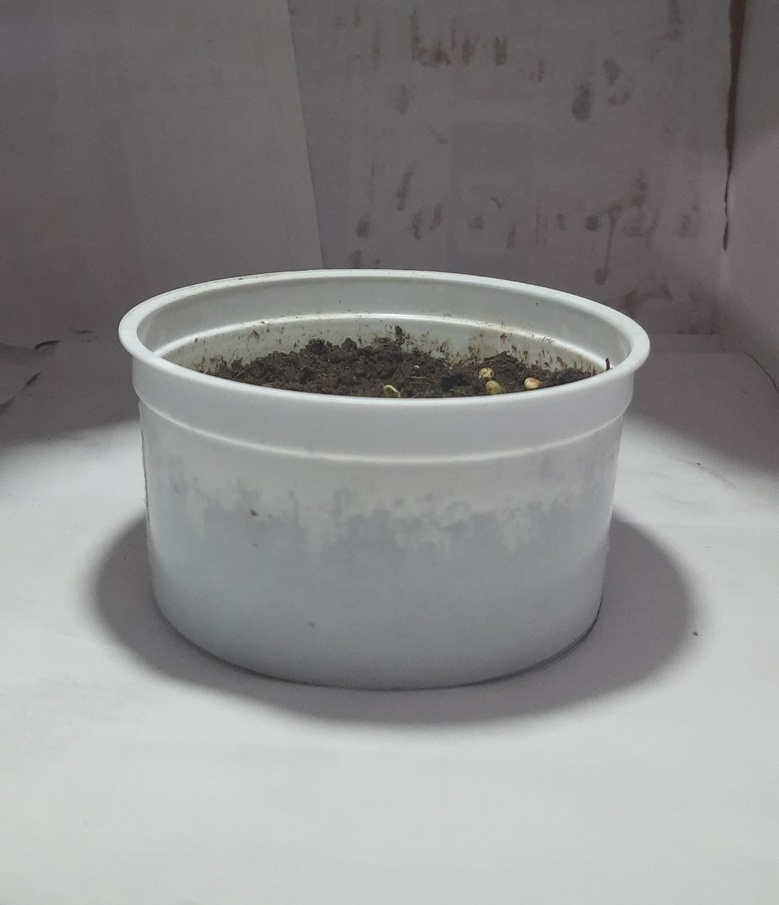
#> input picture 01.jpg, 779 x 905 px, shrunk from 1921 x 2233 before the run
$ jupyter execute --allow-errors 'Edge detection.ipynb'
#> lines starting #> are read from the running program, lines starting #| are printed output that depends on the picture; after the words box and inside, x2 and y2 are one past the last pixel; in counts of white or black regions, pixels touching at a corner belong together
[cell 1]
import cv2
import numpy as np
from matplotlib import pyplot as plt

# Load the image
image_path = "01.jpg"  # Change this to your image path
image = cv2.imread(image_path)
#> image is the input picture: shape (905, 779, 3); mean B, G, R 139.3, 139.4, 139.9

# Convert to grayscale
gray = cv2.cvtColor(image, cv2.COLOR_BGR2GRAY)

# Apply Gaussian Blur to reduce noise
blurred = cv2.GaussianBlur(gray, (5, 5), 0)

# Apply Canny Edge Detection
edges = cv2.Canny(blurred, threshold1=50, threshold2=150)
#> edges: shape (905, 779); 0.76% white in thin lines or dots, all inside (x1, y1, x2, y2) = (118, 269, 698, 685)

# Display results
plt.figure(figsize=(10,5))
plt.subplot(1,2,1)
plt.imshow(gray, cmap='gray')
plt.title("Grayscale Image")

plt.subplot(1,2,2)
plt.imshow(edges, cmap='gray')
plt.title("Canny Edge Detection")

plt.show()

[cell 2]
import cv2
import numpy as np
from matplotlib import pyplot as plt

# Load the image
image_path = "01.jpg"  # Change this to your image path
image = cv2.imread(image_path)

# Convert to grayscale
gray = cv2.cvtColor(image, cv2.COLOR_BGR2GRAY)

# Improve contrast using CLAHE (Adaptive Histogram Equalization)
clahe = cv2.createCLAHE(clipLimit=3.0, tileGridSize=(8,8))
gray = clahe.apply(gray)

# Apply stronger blur to remove noise
blurred = cv2.GaussianBlur(gray, (7, 7), 1)

# Apply Canny Edge Detection with adjusted thresholds
edges = cv2.Canny(blurred, threshold1=30, threshold2=100)
#> edges: shape (905, 779); 2.5% white in thin lines or dots, all inside (x1, y1, x2, y2) = (0, 0, 779, 715)

# Display results
plt.figure(figsize=(10,5))
plt.subplot(1,2,1)
plt.imshow(gray, cmap='gray')
plt.title("Enhanced Grayscale")

plt.subplot(1,2,2)
plt.imshow(edges, cmap='gray')
plt.title("Improved Canny Edge Detection")

plt.show()

[cell 3]
import cv2
import numpy as np
from matplotlib import pyplot as plt

# Load the image
image_path = "2.jpg"  # Change this to your image path
image = cv2.imread(image_path)
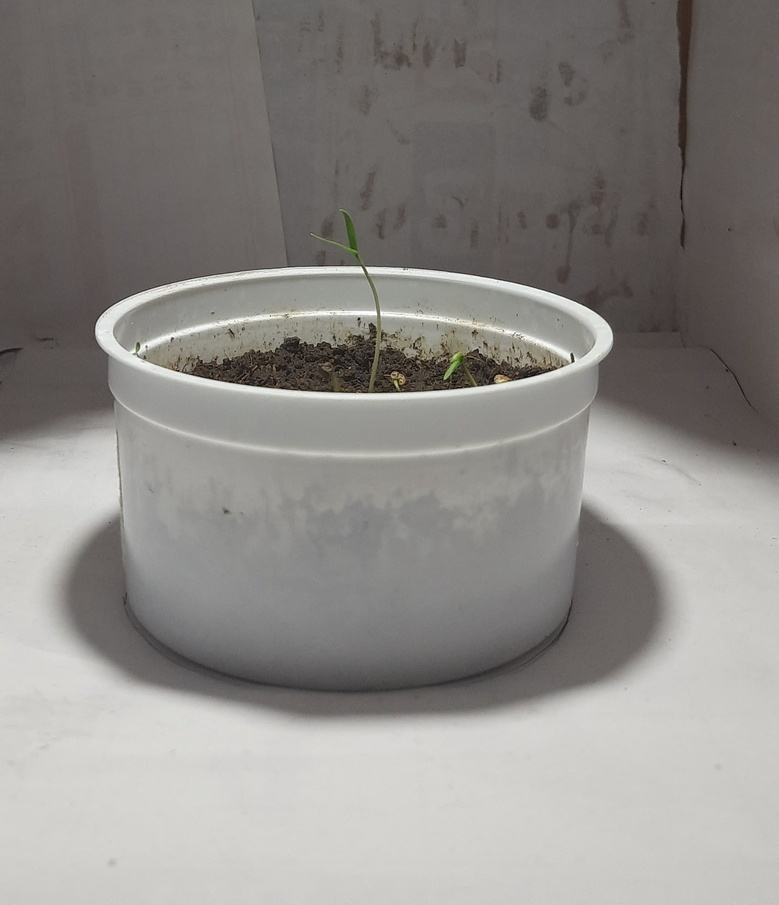
#> input picture 2.jpg, 779 x 905 px, shrunk from 1921 x 2232 before the run
#> image is the input picture: shape (905, 779, 3); mean B, G, R 136.2, 139.5, 142.3

# Convert to grayscale
gray = cv2.cvtColor(image, cv2.COLOR_BGR2GRAY)

# Improve contrast using CLAHE (Adaptive Histogram Equalization)
clahe = cv2.createCLAHE(clipLimit=3.0, tileGridSize=(8,8))
gray = clahe.apply(gray)

# Apply stronger blur to remove noise
blurred = cv2.GaussianBlur(gray, (7, 7), 1)

# Apply Canny Edge Detection with adjusted thresholds
edges = cv2.Canny(blurred, threshold1=30, threshold2=100)
#> edges: shape (905, 779); 2.7% white in thin lines or dots

# Display results
plt.figure(figsize=(10,5))
plt.subplot(1,2,1)
plt.imshow(gray, cmap='gray')
plt.title("Enhanced Grayscale")

plt.subplot(1,2,2)
plt.imshow(edges, cmap='gray')
plt.title("Improved Canny Edge Detection")

plt.show()

[cell 4]
import cv2
import numpy as np
from matplotlib import pyplot as plt

# Load the image
image_path = "3.jpg"  # Change this to your image path
image = cv2.imread(image_path)
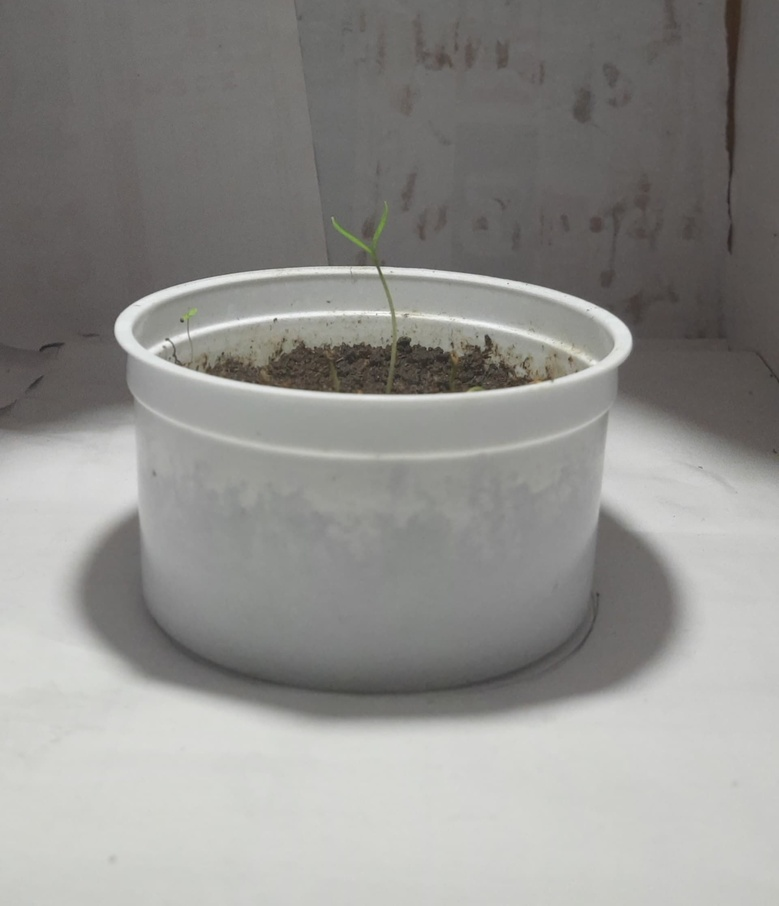
#> input picture 3.jpg, 779 x 906 px, shrunk from 1921 x 2235 before the run
#> image is the input picture: shape (906, 779, 3); mean B, G, R 141, 143.9, 144.8

# Convert to grayscale
gray = cv2.cvtColor(image, cv2.COLOR_BGR2GRAY)
#> gray: shape (906, 779)

# Improve contrast using CLAHE (Adaptive Histogram Equalization)
clahe = cv2.createCLAHE(clipLimit=3.0, tileGridSize=(8,8))
gray = clahe.apply(gray)

# Apply stronger blur to remove noise
blurred = cv2.GaussianBlur(gray, (7, 7), 1)
#> blurred: shape (906, 779)

# Apply Canny Edge Detection with adjusted thresholds
edges = cv2.Canny(blurred, threshold1=30, threshold2=100)
#> edges: shape (906, 779); 2.4% white in thin lines or dots

# Display results
plt.figure(figsize=(10,5))
plt.subplot(1,2,1)
plt.imshow(gray, cmap='gray')
plt.title("Enhanced Grayscale")

plt.subplot(1,2,2)
plt.imshow(edges, cmap='gray')
plt.title("Improved Canny Edge Detection")

plt.show()

[cell 5]
import cv2
import numpy as np
from matplotlib import pyplot as plt

# Load the image
image_path = "4.jpg"  # Change this to your image path
image = cv2.imread(image_path)
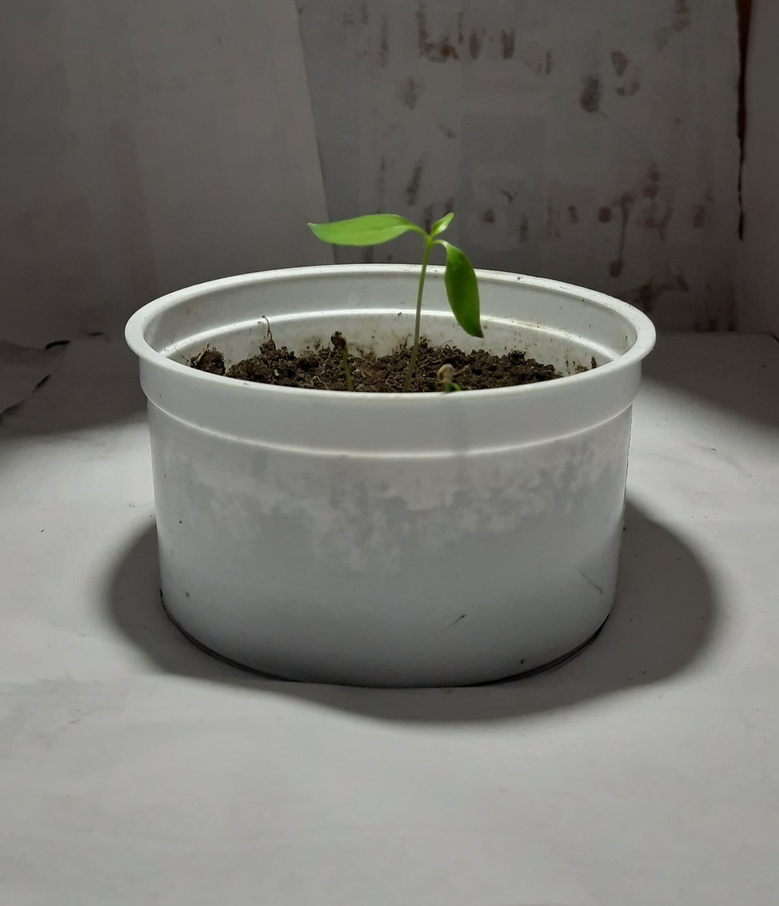
#> input picture 4.jpg, 779 x 906 px, shrunk from 1921 x 2235 before the run
#> image is the input picture: shape (906, 779, 3); mean B, G, R 110.6, 115.8, 116.7

# Convert to grayscale
gray = cv2.cvtColor(image, cv2.COLOR_BGR2GRAY)

# Improve contrast using CLAHE (Adaptive Histogram Equalization)
clahe = cv2.createCLAHE(clipLimit=3.0, tileGridSize=(8,8))
gray = clahe.apply(gray)

# Apply stronger blur to remove noise
blurred = cv2.GaussianBlur(gray, (7, 7), 1)

# Apply Canny Edge Detection with adjusted thresholds
edges = cv2.Canny(blurred, threshold1=30, threshold2=100)
#> edges: shape (906, 779); 2.8% white in thin lines or dots, all inside (x1, y1, x2, y2) = (0, 0, 779, 725)

# Display results
plt.figure(figsize=(10,5))
plt.subplot(1,2,1)
plt.imshow(gray, cmap='gray')
plt.title("Enhanced Grayscale")

plt.subplot(1,2,2)
plt.imshow(edges, cmap='gray')
plt.title("Improved Canny Edge Detection")

plt.show()

[cell 6]
import cv2
import numpy as np
from matplotlib import pyplot as plt

# Load the image
image_path = "5.jpg"  # Change this to your image path
image = cv2.imread(image_path)
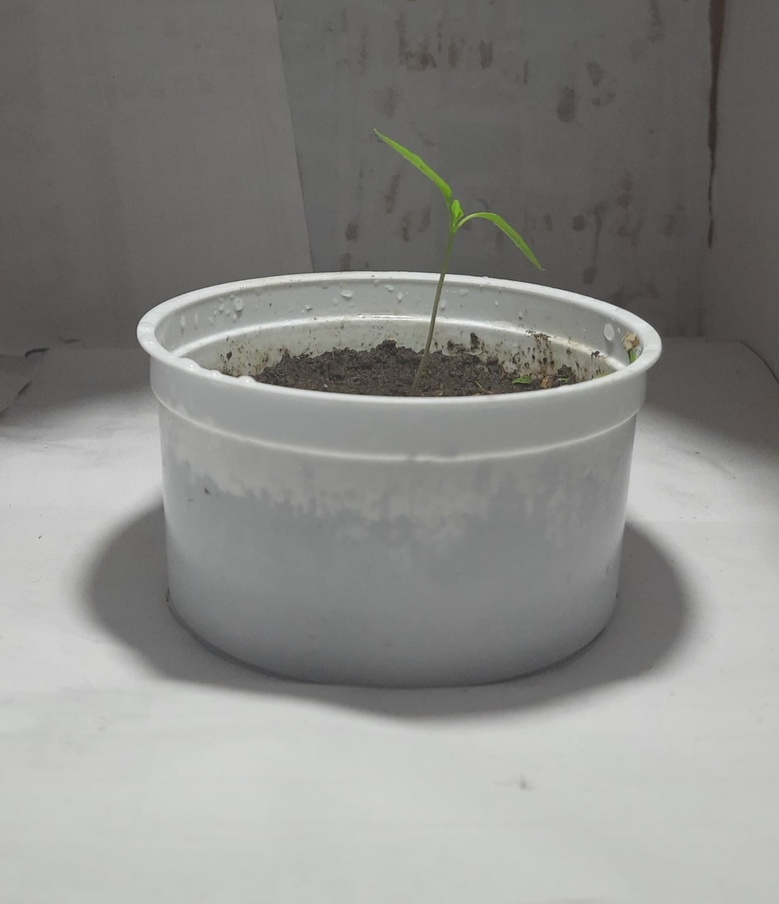
#> input picture 5.jpg, 779 x 904 px, shrunk from 1921 x 2231 before the run
#> image is the input picture: shape (904, 779, 3); mean B, G, R 135.4, 138.1, 138.3

# Convert to grayscale
gray = cv2.cvtColor(image, cv2.COLOR_BGR2GRAY)
#> gray: shape (904, 779)

# Improve contrast using CLAHE (Adaptive Histogram Equalization)
clahe = cv2.createCLAHE(clipLimit=3.0, tileGridSize=(8,8))
gray = clahe.apply(gray)

# Apply stronger blur to remove noise
blurred = cv2.GaussianBlur(gray, (7, 7), 1)
#> blurred: shape (904, 779)

# Apply Canny Edge Detection with adjusted thresholds
edges = cv2.Canny(blurred, threshold1=30, threshold2=100)
#> edges: shape (904, 779); 2.6% white in thin lines or dots, all inside (x1, y1, x2, y2) = (0, 0, 779, 719)

# Display results
plt.figure(figsize=(10,5))
plt.subplot(1,2,1)
plt.imshow(gray, cmap='gray')
plt.title("Enhanced Grayscale")

plt.subplot(1,2,2)
plt.imshow(edges, cmap='gray')
plt.title("Improved Canny Edge Detection")

plt.show()

[cell 7]
import cv2
import numpy as np
from matplotlib import pyplot as plt

# Load the image
image_path = "6.jpg"  # Change this to your image path
image = cv2.imread(image_path)
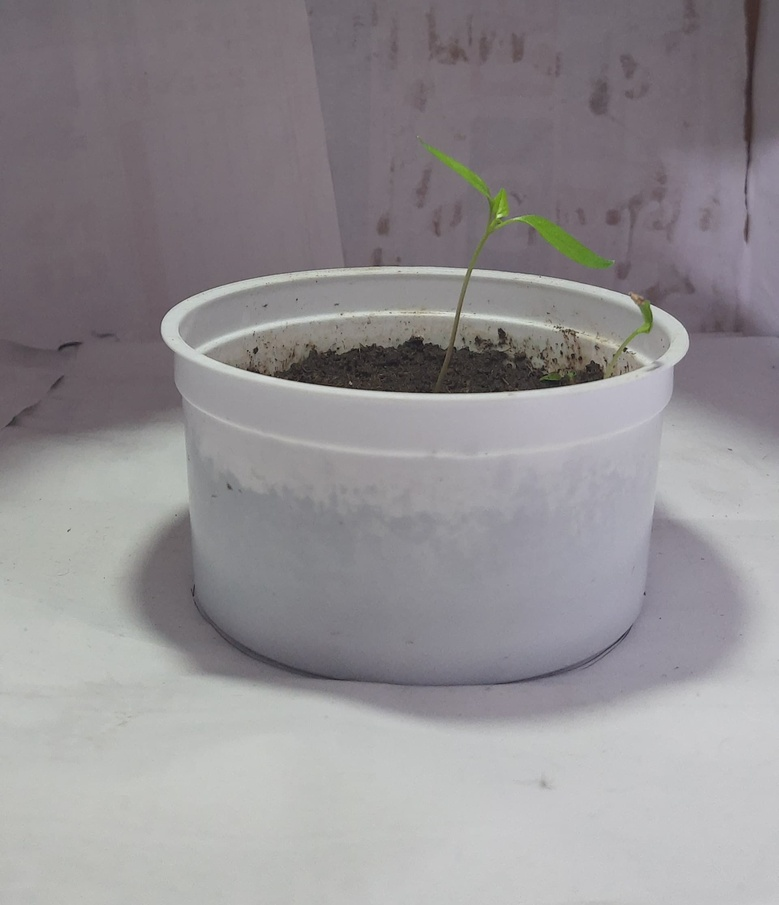
#> input picture 6.jpg, 779 x 905 px, shrunk from 1921 x 2232 before the run
#> image is the input picture: shape (905, 779, 3); mean B, G, R 146.5, 143.4, 146.9

# Convert to grayscale
gray = cv2.cvtColor(image, cv2.COLOR_BGR2GRAY)
#> gray: shape (905, 779)

# Improve contrast using CLAHE (Adaptive Histogram Equalization)
clahe = cv2.createCLAHE(clipLimit=3.0, tileGridSize=(8,8))
gray = clahe.apply(gray)

# Apply stronger blur to remove noise
blurred = cv2.GaussianBlur(gray, (7, 7), 1)
#> blurred: shape (905, 779)

# Apply Canny Edge Detection with adjusted thresholds
edges = cv2.Canny(blurred, threshold1=30, threshold2=100)
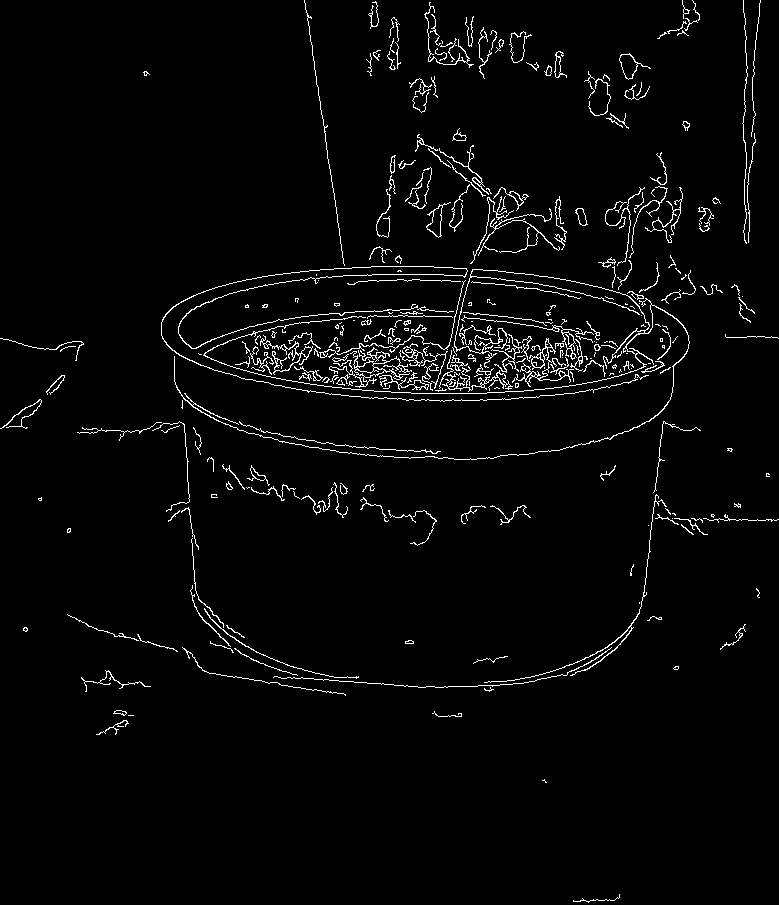
#> edges: shape (905, 779); 2.8% white in thin lines or dots

# Display results
plt.figure(figsize=(10,5))
plt.subplot(1,2,1)
plt.imshow(gray, cmap='gray')
plt.title("Enhanced Grayscale")

plt.subplot(1,2,2)
plt.imshow(edges, cmap='gray')
plt.title("Improved Canny Edge Detection")

plt.show()
